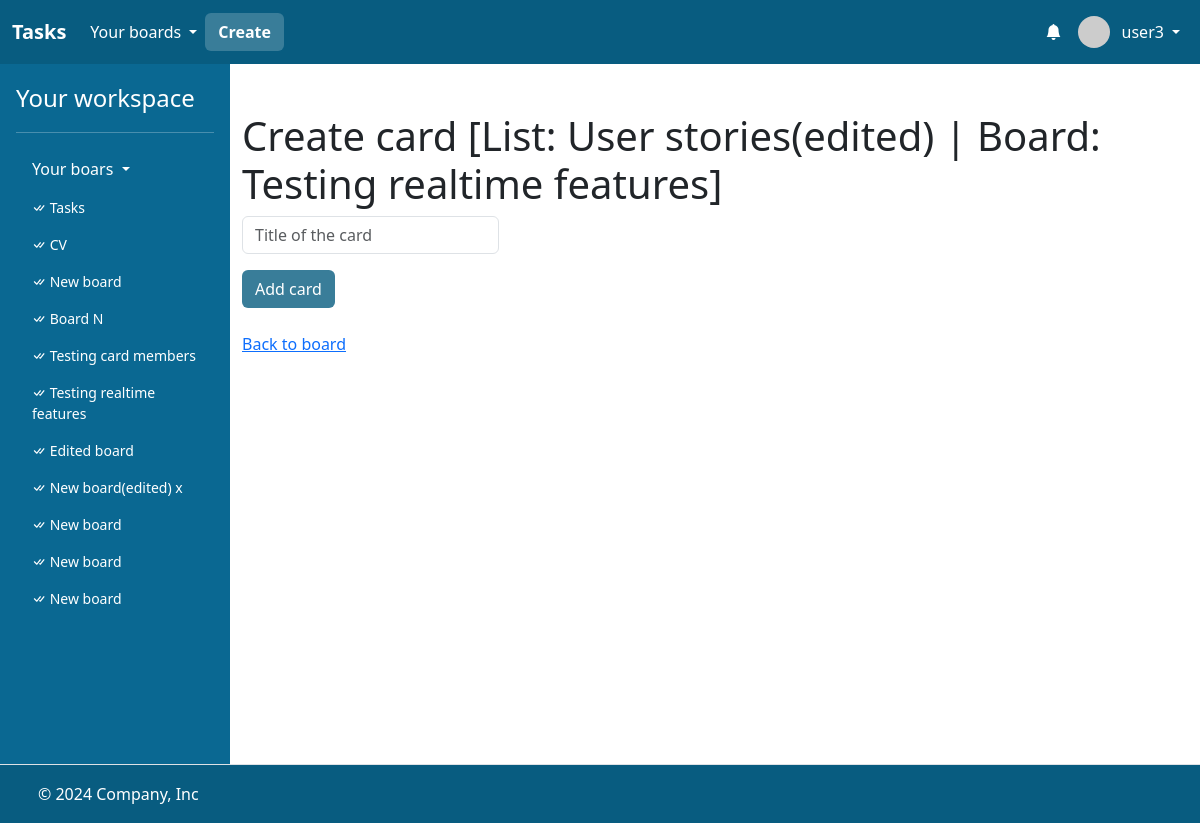
Page /lists/165/add_card (signed in) on the committed database.
### task/models.py (models this page shows)
class User(AbstractUser):
    bio = models.CharField(max_length=256)

class Board(models.Model):
    name = models.CharField(max_length=256)
    description = models.CharField(max_length=256)
    members = models.ManyToManyField(User, related_name="boards")
    created_at = models.DateTimeField(auto_now_add=True)

class List(models.Model):
    board = models.ForeignKey("Board", on_delete=models.CASCADE, related_name="lists")
    name = models.CharField(max_length=256)
    position = models.DecimalField(max_digits=10, decimal_places=2)
    created_at = models.DateTimeField(auto_now_add=True)

### task/views/card_views.py (the view)
def create_card_view(request, list_id):
    list = List.objects.filter(id=list_id).first()
    if list is None:
        return HttpResponse("List does not exist")
    return render(
        request,
        "task/list_add_card.html",
        {"list": list, "boards": request.user.boards.all()},
    )

### task/templates/task/list_add_card.html (shortened to what this page needs)
{% extends "task/layout.html" %}
{% block main %}
    <div class="container">
        <h1 class="mt-5">Create card [List: {{ list.name }} | Board: {{ list.board.name }}]</h1>
        <form id="add-card-form">
            <input class="form-control w-auto mb-3" id="add-card-title" autofocus name="title" placeholder="Title of the card" type="text">
            <input class="btn" style="background: #397D99; color: white;" type="submit" value="Add card">
        <form>
        <div class="mt-4">
            <a class="link-primary"  href="{% url 'board' list.board.id %}">Back to board</a>
        </div>
    </div>
{% endblock %}

### task/templates/task/layout.html (shortened to what this page needs)
<!DOCTYPE html>
{% load static %}
{% load humanize %}
<html lang="en">
    <head>
        <link href="https://cdn.jsdelivr.net/npm/bootstrap@5.3.3/dist/css/bootstrap.min.css" rel="stylesheet">
        <link rel="stylesheet" href="https://cdn.jsdelivr.net/npm/bootstrap-icons@1.3.0/font/bootstrap-icons.css">
        <link href="{% static 'styles.css' %}" rel="stylesheet">
    </head>
    <body style="height: 100vh;">
        <div style="display: flex; flex-direction: column; height: 100%;">
            <header>
                <nav class="navbar navbar-expand-lg"  data-bs-theme="dark" style="background: #085c80;">
                    <div class="container-fluid">
                      <a class="navbar-brand fw-bold" href="{% url 'index' %}">Tasks</a>
                      <div class="collapse navbar-collapse" id="navbarHeader">
                        <ul class="navbar-nav me-auto mb-2 mb-lg-0" style="display: flex; align-items: center;">
                            {% if user.is_authenticated %}
                                <li class="nav-item dropdown">
                                    <a class="nav-link dropdown-toggle text-white" href="#" role="button" data-bs-toggle="dropdown" aria-expanded="false" style="display: flex; align-items: center; gap: 4px;">
                                        <span>Your boards</span>
                                    </a>
                                </li>
                                <li class="nav-item">
                                    <a class="btn fw-bold text-white" style="background: #397D99; color: white;" href="{% url 'create_board' %}">Create</a>
                                </li>
                          {% endif %}
                        </ul>
                        {% if user.is_authenticated %}
                        <ul class="navbar-nav ms-auto mb-2 mb-lg-0" style="display: flex; align-items: center;">
                            <li class="nav-item dropdown">
                                <a class="nav-link text-white d-relative" href="#" role="button" style="display: flex; align-items: center; gap: 4px;" id="dropdownMenuClickableInside" data-bs-toggle="dropdown" data-bs-auto-close="outside" aria-expanded="false">
                                    <i class="bi bi-bell-fill"></i>
                                </a>
                            </li>
                            <li class="nav-item dropdown">
                                <a class="nav-link dropdown-toggle text-white" href="#" role="button" data-bs-toggle="dropdown" aria-expanded="false" style="display: flex; align-items: center; gap: 4px;">
                                    <img src="https://i.pravatar.cc/48?u={{ user.id }}" alt="" width="32" height="32" class="rounded-circle me-2">
                                    <span>{{ user.username }}</span>
                                </a>
                            </li>
                        </ul>
                        {% endif %}
                      </div>
                    </div>
                  </nav>
            </header>
            <main style="flex: 1;">
                <div class="d-flex flex-nowrap" style="height: 100%;">
                    {% if user.is_authenticated %}
                    <div class="d-none d-lg-flex flex-column flex-shrink-0 p-3 text-white" style="width: 230px; background: #0A6892;">
                        <a href="{% url 'index' %}" class="text-decoration-none d-flex align-items-center mb-3 mb-md-0 me-md-auto text-white">
                          <span class="fs-4">Your workspace</span>
                        </a>
                        <hr>
                        <ul class="nav nav-pills flex-column mb-auto">
                          <li class="mb-1">
                            <button class="nav-link text-white collapsed dropdown-toggle" data-bs-toggle="collapse" data-bs-target="#home-collapse" aria-expanded="true">
                                Your boars
                            </button>
                            <div class="collapse show " id="home-collapse">
                                <ul class="btn-toggle-nav list-unstyled fw-normal pb-1 small" style="max-height: 490px; overflow-y: auto;">
                                    {% for board in boards %}
                                    <li>
                                        <a href="{% url 'board' board.id %}" class="nav-link text-white">
                                            <i class="bi bi-check-all"></i>
                                            {{ board.name }}
                                        </a>
                                    </li>
                                    {% endfor %}
                                </ul>
                            </div>
                          </li>
                        </ul>
                    </div>
                    {% endif %}
                    <div style="flex: 1; background: white; overflow-x: hidden; min-height: 700px;">
                        {% block main %}
                        {% endblock %}
                    </div>
                </div>
            </main>
            <footer class="d-flex flex-wrap justify-content-between align-items-center py-3 border-top" style="background: #085c80; border: none;">
                <div class="col-md-4 d-flex align-items-center">
                  <a href="/" class="mb-3 me-2 mb-md-0 text-body-secondary lh-1">
                    <svg class="bi" width="30" height="24"><use xlink:href="#bootstrap"></use></svg>
                  </a>
                  <span class="mb-3 mb-md-0 text-white">© 2024 Company, Inc</span>
                </div>
                <ul class="nav col-md-4 justify-content-end list-unstyled d-flex">
                  <li class="ms-3"><a class="text-body-secondary" href="#"><svg class="bi" width="24" height="24"><use xlink:href="#twitter"></use></svg></a></li>
                  <li class="ms-3"><a class="text-body-secondary" href="#"><svg class="bi" width="24" height="24"><use xlink:href="#instagram"></use></svg></a></li>
                  <li class="ms-3"><a class="text-body-secondary" href="#"><svg class="bi" width="24" height="24"><use xlink:href="#facebook"></use></svg></a></li>
                </ul>
            </footer>
        </div>
    </body>
</html>

### rows in the picture
User: username "user3"
Board: name "Tasks"
Board: name "CV"
Board: name "New board"
Board: name "Board N"
Board: name "Testing card members"
Board: name "Testing realtime features"
Board: name "Edited board"
Board: name "New board(edited) x"
Board: name "New board"
Board: name "New board"
Board: name "New board"
List: name "User stories(edited)", board.name "Testing realtime features"
